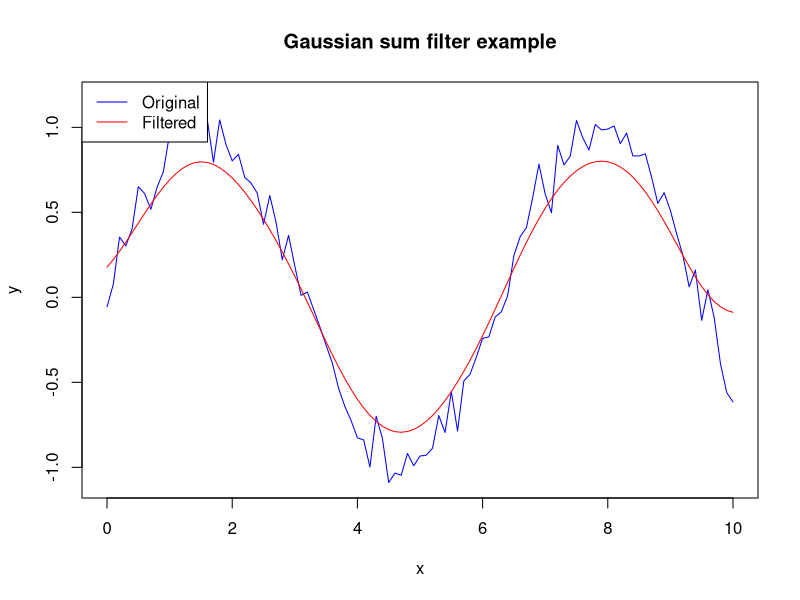

Write R code to recreate this figure.
## ---- chunk 1
library(ggplot2)
## ---- chunk 2
# Generate some example data
set.seed(123)
x <- seq(0, 10, length.out = 101)
y <- sin(x) + rnorm(101, 0, 0.1)



# Define the Gaussian sum filter function
gsf <- function(x, y, mu, sigma, w) {
  # Compute the Gaussian kernels
  kernels <- sapply(mu, function(m) dnorm(x, m, sigma))
  
  # Compute the filtered values
  filtered <- apply(kernels * w, 2, function(wk) sum(wk * y))
  
  return(filtered)
}

# Define the parameters of the filter
mu <- seq(0, 10, length.out = 101)
sigma <- 0.5
w <- rep(1/11, 101)

# Apply the filter to the example data
filtered <- gsf(x, y, mu, sigma, w)


# Plot the original and filtered data
df_plot <- data.frame(x =x, Original = y, Filtered = filtered)


plot(x, y, type = 'l', col = 'blue', main = 'Gaussian sum filter example')
lines(x, filtered, col = 'red')
legend('topleft', legend = c('Original', 'Filtered'), col = c('blue', 'red'), lty = 1)
